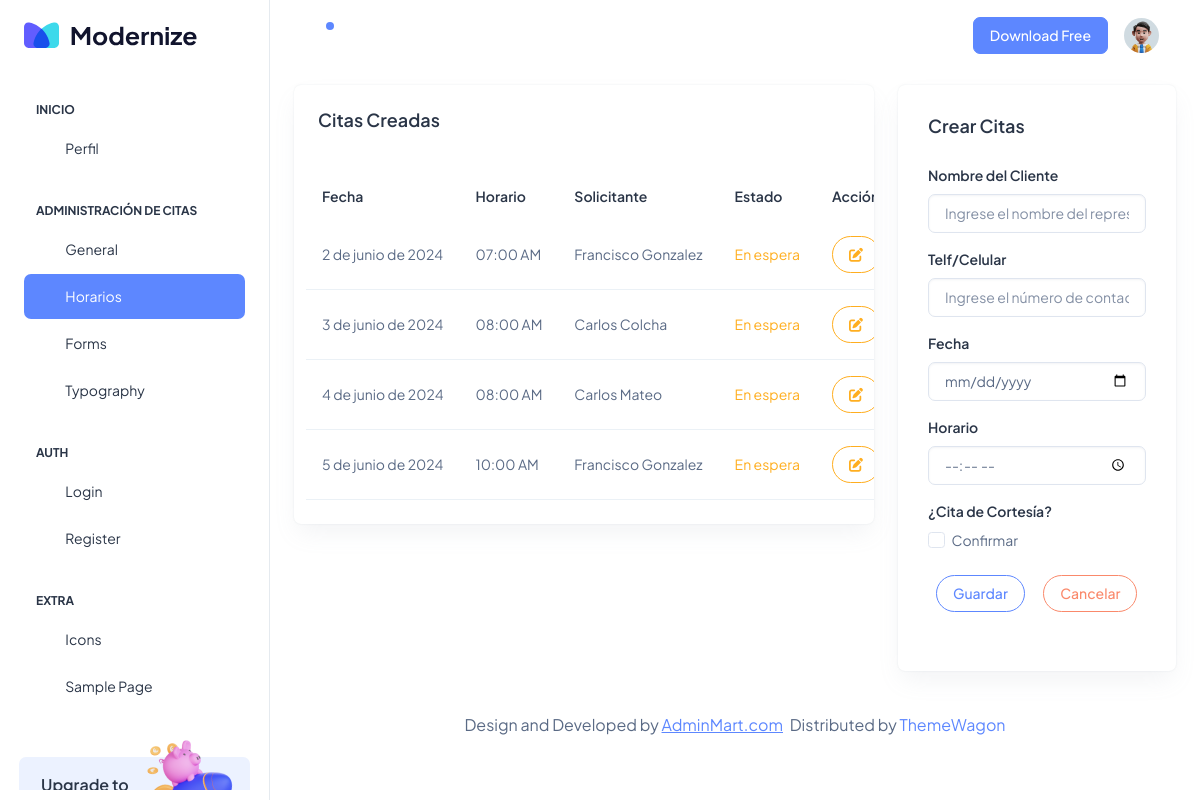
Before: /adci_fechacitas/ with the older database file.
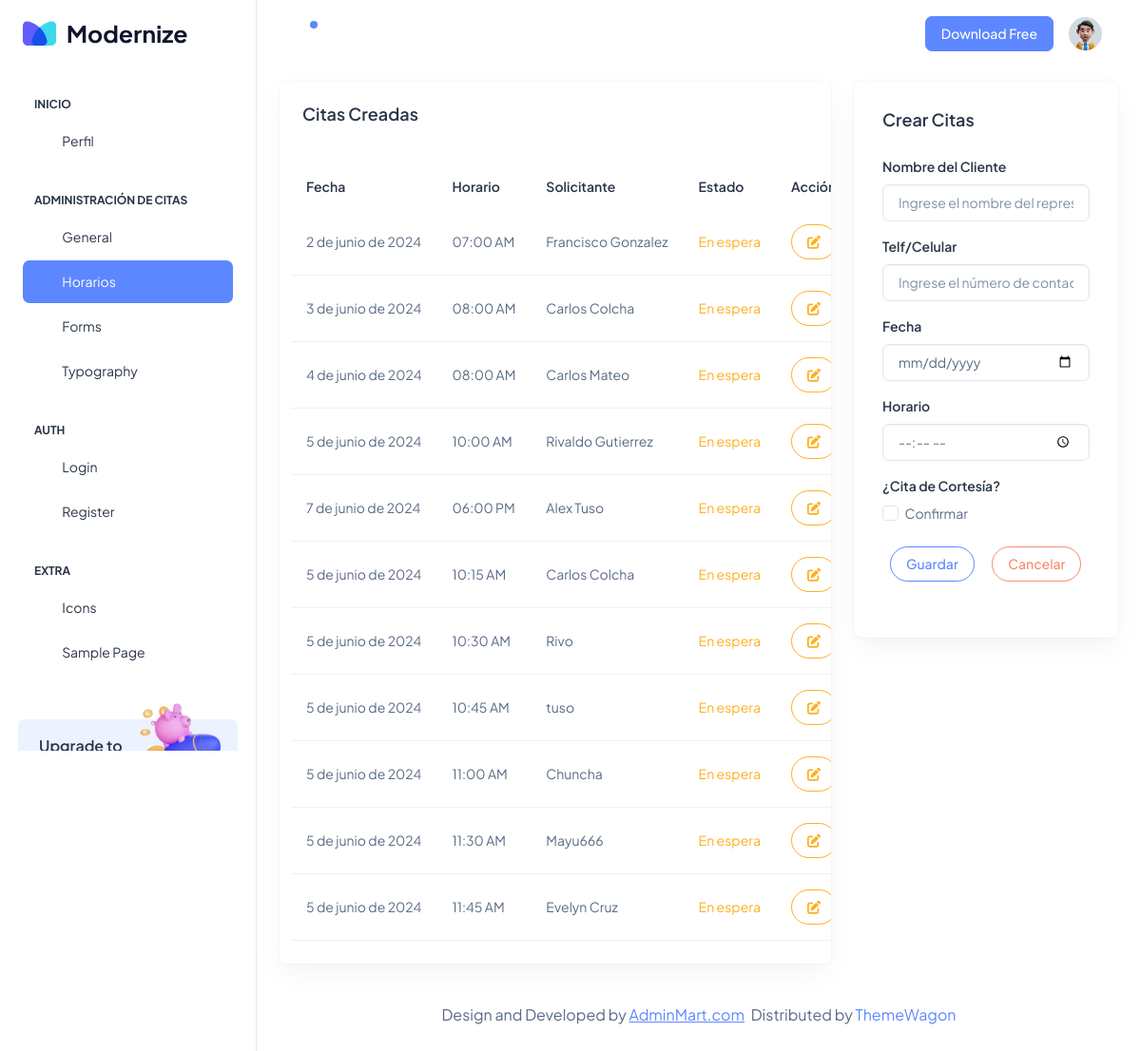
After: the same page with the newer database file.
### Aplicaciones/Citas/models.py (models this page shows, shortened)
class CitaSol(models.Model):
    id=models.AutoField(primary_key=True)
    fech_da=models.DateField()
    time_da=models.TimeField()
    cort_da=models.BooleanField(default=False)
    nom_da=models.CharField(max_length=150)
    telf_da=models.CharField(max_length=10)
    est_da=models.BooleanField(default=False)

### Aplicaciones/Citas/views.py (the view)
# urls.py: path('adci_fechacitas/',views.adci_fechacitas),
def adci_fechacitas (request):
    horariobdd=DiaHorario.objects.all()
    horabdd=HorasDia.objects.all()
    citabdd=CitaSol.objects.all()
    return render(request,'adci_fechacitas.html',{'horarios':horariobdd,'horas':horabdd,'citas':citabdd})

### Aplicaciones/Citas/templates/adci_fechacitas.html (shortened to what this page needs)
{% extends 'adci_plantilla.html' %}
{% block usci_contenido %}
<div class="col-lg-8">
  <div class="row">
    <div class="col-lg-12">
      <div class="card overflow-hidden">
        <div class="card-body p-4">
          <h5 class="card-title mb-9 fw-semibold">Citas Creadas</h5><br>
          <div class="row align-items-center">
            <table id="tbl_horarios" class="table text-nowrap mb-0 align-middle">
              <thead class="text-dark fs-4">
                <tr>
                  <th class="border-bottom-0">
                    <h6 class="fw-semibold mb-0">Fecha</h6>
                  </th>
                  <th class="border-bottom-0">
                    <h6 class="fw-semibold mb-0">Horario</h6>
                  </th>
                  <th class="border-bottom-0">
                    <h6 class="fw-semibold mb-0">Solicitante</h6>
                  </th>
                  <th class="border-bottom-0">
                    <h6 class="fw-semibold mb-0">Estado</h6>
                  </th>
                  <th class="border-bottom-0">
                    <h6 class="fw-semibold mb-0">Acción</h6>
                  </th>
                </tr>
              </thead>
              <tbody>
                {% for cita in citas %}
                  <tr>
                      <td>{{ cita.fech_da }}</td>
                      <td>
                          {% if cita.time_da.hour < 12 %}
                              {{ cita.time_da|time:"h:i" }} AM
                          {% else %}
                              {{ cita.time_da|time:"h:i" }} PM
                          {% endif %}
                      </td>
                      <td>{{cita.nom_da}}</td>
                      <td>
                        {% if cita.est_da %}
                        <span class="text-info">Realizados</span>
                        {% else %}
                        <span class="text-warning">En espera</span>
                        {% endif %}
                      </td>
                      <td>
                        <button type="button" class="btn btn-outline-warning rounded-pill" data-bs-toggle="modal" data-bs-target="#exampleModal"
                          data-id="{{ cita.id }}" data-diah="{{ cita.fech_da|date:'Y-m-d' }}" data-horario="{{ cita.time_da|time:'h:i' }}" data-nom="{{cita.nom_da}}" data-telf={{cita.telf_da}}
                          data-cortesia="{{cita.cort_da}}">
                           <i class="fas fa-edit"></i>
                        </button>
                      </td>
                  </tr>
                  {% endfor %}
              </tbody>
            </table>
          </div>
        </div>
      </div>
    </div>
  </div>
</div>
<div class="col-lg-4 align-items-strech">
  <div class="card w-100">
    <div class="card-body">
      <div class="d-sm-flex d-block align-items-center justify-content-between mb-9">
        <div class="mb-3 mb-sm-0">
          <h5 class="card-title fw-semibold">Crear Citas</h5>
        </div>
      </div>
      <form action="/aggagenda_adci/" method="POST" id="vldt_dias">
        <div class="mb-3">
          <label for="nom_da" class="form-label">Nombre del Cliente</label>
          <input type="text" class="form-control" name="nom_da"id="nom_da" placeholder="Ingrese el nombre del representante">
        </div>
        <div class="mb-3">
          <label for="telf_da" class="form-label">Telf/Celular</label>
          <input type="text" class="form-control" name="telf_da"id="telf_da" placeholder="Ingrese el número de contacto">
        </div>
        <div class="mb-3">
          <label for="fech_da" class="form-label">Fecha</label>
          <input type="date" class="form-control" name="fech_da"id="fech_da" aria-describedby="dateHelp">
          </div>
        <div class="mb-3">
          <label for="time_da" class="form-label">Horario</label>
          <input type="time" class="form-control" name="time_da"id="time_da">
          </div>
        <label for="time_da" class="form-label">¿Cita de Cortesía?</label>
        <div class="mb-3 form-check">
          <input type="checkbox" class="form-check-input" name="cort_da" id="cort_da">
          <label class="form-check-label" for="exampleCheck1">Confirmar</label>
        </div>
        <button type="submit" class="btn btn-outline-primary rounded-pill m-2">Guardar</button>
        <button type="reset" name="button" class="btn btn-outline-danger rounded-pill m-2">Cancelar</button><br><br>
      </form>
    </div>
  </div>
</div>
{% endblock %}

### Aplicaciones/Citas/templates/adci_plantilla.html (shortened to what this page needs)
<!doctype html>
{% load static %}
<html lang="es">
<head>
  <link rel="stylesheet" href="{% static 'css/styles.min.css' %}" />
  <link rel="stylesheet" href="{% static 'css/estilo_validacion.css' %}" />
    <link rel="stylesheet" href="https://cdnjs.cloudflare.com/ajax/libs/font-awesome/6.5.1/css/all.min.css" />
    <link rel="stylesheet" href="https://cdnjs.cloudflare.com/ajax/libs/izitoast/1.4.0/css/iziToast.css" />
</head>
<body>
  <div class="page-wrapper" id="main-wrapper" data-layout="vertical" data-navbarbg="skin6" data-sidebartype="full"
    data-sidebar-position="fixed" data-header-position="fixed">
    <aside class="left-sidebar">
      <div>
        <div class="brand-logo d-flex align-items-center justify-content-between">
          <a href="/adci_inicio/" class="text-nowrap logo-img">
            <img src="{% static 'images/logos/dark-logo.svg' %}" width="180" alt="" />
          </a>
        </div>
        <nav class="sidebar-nav scroll-sidebar" data-simplebar="">
          <ul id="sidebarnav">
            <li class="nav-small-cap">
              <span class="hide-menu">Inicio</span>
            </li>
            <li class="sidebar-item">
              <a class="sidebar-link" href="/adci_perfil/" aria-expanded="false">
                <span>
                  <i class="ti ti-layout-dashboard"></i>
                </span>
                <span class="hide-menu">Perfil</span>
              </a>
            </li>
            <li class="nav-small-cap">
              <span class="hide-menu">Administración de Citas</span>
            </li>
            <li class="sidebar-item">
              <a class="sidebar-link" href="/adci_inicio/" aria-expanded="false">
                <span>
                  <i class="ti ti-article"></i>
                </span>
                <span class="hide-menu">General</span>
              </a>
            </li>
            <li class="sidebar-item">
              <a class="sidebar-link" href="/adci_fechacitas/" aria-expanded="false">
                <span>
                  <i class="ti ti-cards"></i>
                </span>
                <span class="hide-menu">Horarios</span>
              </a>
            </li>
            <li class="sidebar-item">
              <a class="sidebar-link" href="./ui-forms.html" aria-expanded="false">
                <span>
                  <i class="ti ti-file-description"></i>
                </span>
                <span class="hide-menu">Forms</span>
              </a>
            </li>
            <li class="sidebar-item">
              <a class="sidebar-link" href="./ui-typography.html" aria-expanded="false">
                <span>
                  <i class="ti ti-typography"></i>
                </span>
                <span class="hide-menu">Typography</span>
              </a>
            </li>
            <li class="nav-small-cap">
              <span class="hide-menu">AUTH</span>
            </li>
            <li class="sidebar-item">
              <a class="sidebar-link" href="./authentication-login.html" aria-expanded="false">
                <span>
                  <i class="ti ti-login"></i>
                </span>
                <span class="hide-menu">Login</span>
              </a>
            </li>
            <li class="sidebar-item">
              <a class="sidebar-link" href="./authentication-register.html" aria-expanded="false">
                <span>
                  <i class="ti ti-user-plus"></i>
                </span>
                <span class="hide-menu">Register</span>
              </a>
            </li>
            <li class="nav-small-cap">
              <span class="hide-menu">EXTRA</span>
            </li>
            <li class="sidebar-item">
              <a class="sidebar-link" href="./icon-tabler.html" aria-expanded="false">
                <span>
                  <i class="ti ti-mood-happy"></i>
                </span>
                <span class="hide-menu">Icons</span>
              </a>
            </li>
            <li class="sidebar-item">
              <a class="sidebar-link" href="./sample-page.html" aria-expanded="false">
                <span>
                  <i class="ti ti-aperture"></i>
                </span>
                <span class="hide-menu">Sample Page</span>
              </a>
            </li>
          </ul>
          <div class="unlimited-access hide-menu bg-light-primary position-relative mb-7 mt-5 rounded">
            <div class="d-flex">
              <div class="unlimited-access-title me-3">
                <h6 class="fw-semibold fs-4 mb-6 text-dark w-85">Upgrade to pro</h6>
              </div>
              <div class="unlimited-access-img">
                <img src="{% static 'images/backgrounds/rocket.png' %}" alt="" class="img-fluid">
              </div>
            </div>
          </div>
        </nav>
      </div>
    </aside>
    <div class="body-wrapper">
      <header class="app-header">
        <nav class="navbar navbar-expand-lg navbar-light">
          <ul class="navbar-nav">
            <li class="nav-item">
              <a class="nav-link nav-icon-hover" href="javascript:void(0)">
                <i class="ti ti-bell-ringing"></i>
                <div class="notification bg-primary rounded-circle"></div>
              </a>
            </li>
          </ul>
          <div class="navbar-collapse justify-content-end px-0" id="navbarNav">
            <ul class="navbar-nav flex-row ms-auto align-items-center justify-content-end">
              <a href="https://adminmart.com/product/modernize-free-bootstrap-admin-dashboard/" target="_blank" class="btn btn-primary">Download Free</a>
              <li class="nav-item dropdown">
                <a class="nav-link nav-icon-hover" href="javascript:void(0)" id="drop2" data-bs-toggle="dropdown"
                  aria-expanded="false">
                  <img src="{% static 'images/profile/user-1.jpg' %}" alt="" width="35" height="35" class="rounded-circle">
                </a>
              </li>
            </ul>
          </div>
        </nav>
      </header>
      <div class="container-fluid">
        <div class="row">
          {% block usci_contenido %}
            {% endblock %}
        <div class="py-6 px-6 text-center">
          <p class="mb-0 fs-4">Design and Developed by <a href="https://adminmart.com/" target="_blank" class="pe-1 text-primary text-decoration-underline">AdminMart.com</a> Distributed by <a href="https://themewagon.com">ThemeWagon</a></p>
        </div>
      </div>
    </div>
  </div>
</body>
</html>

Changed rows visible on the page:
removed CitaSol: fech_da "5 de junio de 2024", time_da "10:00", nom_da "Francisco Gonzalez", est_da "En espera"
added CitaSol: fech_da "5 de junio de 2024", time_da "10:00", nom_da "Rivaldo Gutierrez", est_da "En espera"
added CitaSol: fech_da "7 de junio de 2024", time_da "06:00", nom_da "Alex Tuso", est_da "En espera"
added CitaSol: fech_da "5 de junio de 2024", time_da "10:15", nom_da "Carlos Colcha", est_da "En espera"
added CitaSol: fech_da "5 de junio de 2024", time_da "10:30", nom_da "Rivo", est_da "En espera"
added CitaSol: fech_da "5 de junio de 2024", time_da "10:45", nom_da "tuso", est_da "En espera"
added CitaSol: fech_da "5 de junio de 2024", time_da "11:00", nom_da "Chuncha", est_da "En espera"
added CitaSol: fech_da "5 de junio de 2024", time_da "11:30", nom_da "Mayu666", est_da "En espera"
added CitaSol: fech_da "5 de junio de 2024", time_da "11:45", nom_da "Evelyn Cruz", est_da "En espera"
